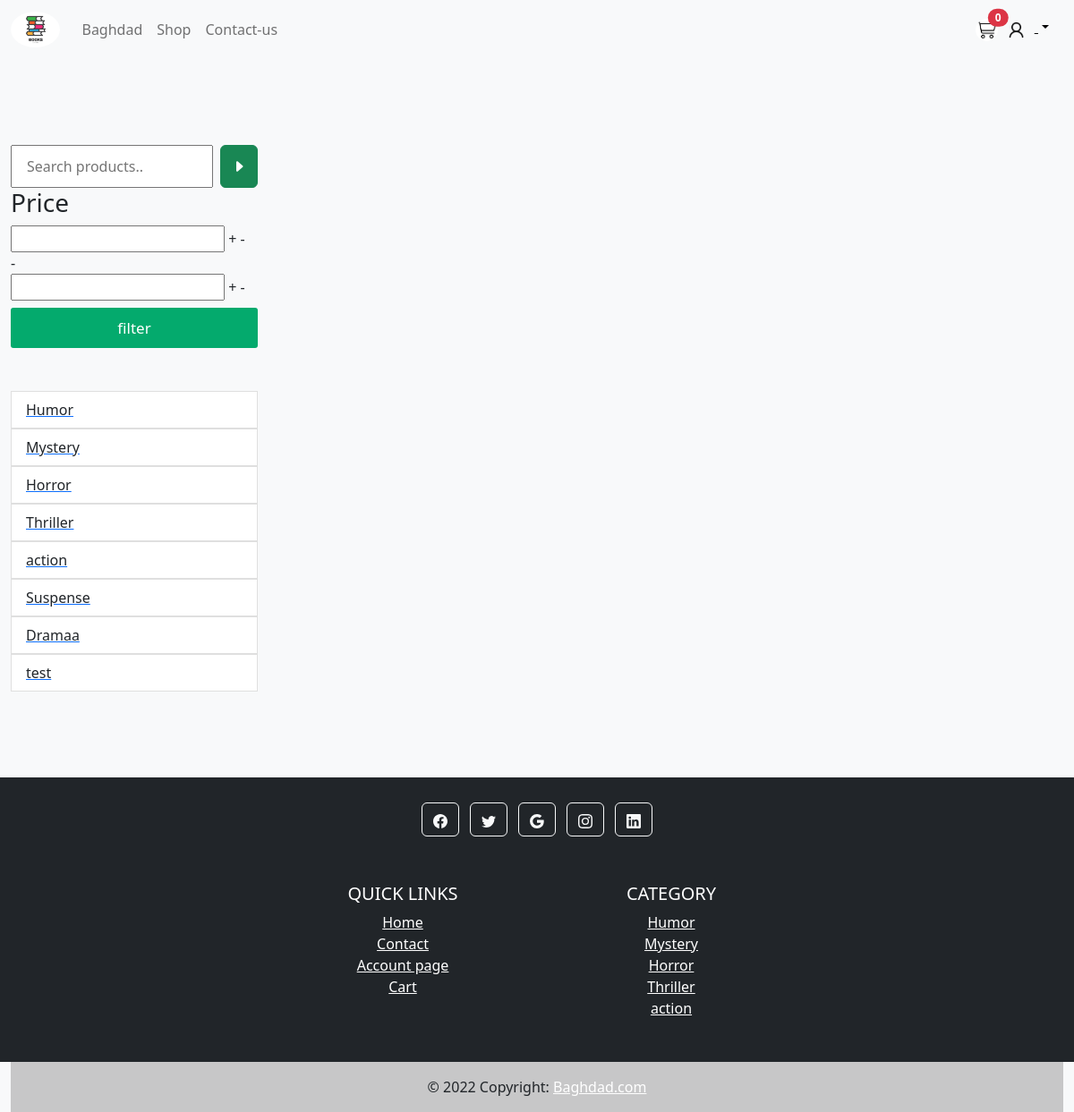
The page /price_filter.php on the database its author committed.
### tables this page shows
CREATE TABLE `category` (
  `id` int(11) NOT NULL,
  `category_name` varchar(255) NOT NULL
);

### price_filter.php (the view, shortened to what this page needs)
<!DOCTYPE html>
<html lang="en">
<head>
    <link rel="stylesheet" href="./style.css">
    <link rel="stylesheet" href="./includes/bootstrap-5.2.1-dist/css/bootstrap.min.css">
    <link rel="stylesheet" href="https://cdn.jsdelivr.net/npm/bootstrap-icons@1.9.1/font/bootstrap-icons.css">
    <link rel="stylesheet" href="http://code.jquery.com/ui/1.12.1/themes/base/jquery-ui.css">
</head>
<body>
    <header>
        <nav class="navbar navbar-expand-lg navbar-light bg-light text-black">
            <div class="container-fluid">
                <div class="collapse navbar-collapse " id="navbarSupportedContent">
                    <a class="navbar-brand mt-2 mt-lg-0" href="index.php">
                        <img class="rounded-circle" height="40" src="./image/bookstore.png" height="15" alt="book Logo" loading="lazy" />
                    </a>
                    <ul class="navbar-nav me-auto mb-2 mb-lg-0">
                        <li class="nav-item">
                            <a class="nav-link" href="index.php">Baghdad</a>
                        </li>
                        <li class="nav-item">
                            <a class="nav-link" href="store.php">Shop</a>
                        </li>
                        <li class="nav-item">
                            <a class="nav-link" href="contact.php">Contact-us</a>
                        </li>
                    </ul>
                </div>
                <div class="d-flex align-items-center">
                    <div class=" position-relative mr-3">
                        <a href="./cart.php"><img class="rounded-circle" height="25" src="./image/icon.png" /> </a>
                        <span class="position-absolute top-0 start-100 translate-middle badge rounded-pill bg-danger">
                            <?php
                            if (isset($_SESSION['cart'])) {
                                echo count($_SESSION['cart']);
                            } else {
                                echo 0;
                            }
                            ?>
                        </span>
                    </div>
                    <a class="text-reset me-3 dropdown-toggle hidden-arrow" href="#" id="navbarDropdownMenuLink" role="button" data-mdb-toggle="dropdown" aria-expanded="false">
                        <span class="badge rounded-pill badge-notification "><img class="rounded-circle" height="25" src="./image/user.png"> </span>
                    </a>
                </div>
            </div>
        </nav>
    </header>
    <div class="container-fluid bg-light">
        <div class="row pt-5 products-grid ">
            <div class=" col-md-3 filter">
                <div class="row g-0 mt-5">
                    <div class="col-12 ">
                        <form action="./search.php" method="get" class="d-flex gap-2 ">
                            <input type="text" name="search" id="" placeholder="Search products.." class="w-100">
                            <button type="submit" class="btn btn-success">
                                <i class="bi bi-caret-right-fill"></i>
                            </button>
                        </form>
                    </div>
                    <div class="aside">
                        <h3 class="aside-title">Price</h3>
                        <div class="price-filter">
                            <div class="input-number price-min">
                                <form action="./price_filter.php" method="get">
                                    <input id="price-min" type="number" name="minPrice">
                                    <span class="qty-up">+</span>
                                    <span class="qty-down">-</span>
                            </div>
                            <span>-</span>
                            <div class="input-number price-max">
                                <input id="price-max" type="number" name="maxPrice">
                                <span class="qty-up">+</span>
                                <span class="qty-down">-</span>
                            </div>
                            <button class="search-btn cart-btn w-100 mt-2" type="submit" name="price">filter</button>
                        </div>
                    </div>
                    <?php include "./includes/category_widget.php"; ?>
                </div>
            </div>
            <div class="col-8 mt-5">
            </div>
            <footer class="bg-dark text-center text-white mt-5">
                <div class="container p-4">
                    <section class="mb-4">
                        <a class="btn btn-outline-light btn-floating m-1" href="https://www.facebook.com/" role="button"><i class="fab fa-facebook-f"></i></a>
                        <a class="btn btn-outline-light btn-floating m-1" href="https://twitter.com/" role="button"><i class="fab fa-twitter"></i></a>
                        <a class="btn btn-outline-light btn-floating m-1" href="https://www.google.com/" role="button"><i class="fab fa-google"></i></a>
                        <a class="btn btn-outline-light btn-floating m-1" href="https://www.instagram.com/" role="button"><i class="fab fa-instagram"></i></a>
                        <a class="btn btn-outline-light btn-floating m-1" href="https://www.linkedin.com/" role="button"><i class="fab fa-linkedin-in"></i></a>
                    </section>
                </div>
                <section class="">
                    <div class="row justify-content-center">
                        <div class="col-lg-3 col-md-6 mb-4 mb-md-0">
                            <h5 class="text-uppercase">Quick Links</h5>
                            <ul class="list-unstyled mb-0">
                                <li>
                                    <a href="index.php" class="text-white">Home</a>
                                </li>
                                <li>
                                    <a href="contact.php" class="text-white">Contact</a>
                                </li>
                                <li>
                                    <a href="account-page.php" class="text-white">Account page</a>
                                </li>
                                <li>
                                    <a href="cart.php" class="text-white">Cart</a>
                                </li>
                            </ul>
                        </div>
                        <div class="col-lg-3 col-md-6 mb-4 mb-md-0">
                            <h5 class="text-uppercase">Category</h5>
                            <?php
                            $sql = "SELECT id,category_name FROM category limit 5";
                            $result = $conn->query($sql);
                            if ($result->num_rows > 0) {
                            ?>
                                <div class="col-12 pb-5">
                                    <ul class="list-unstyled mb-0">
                                        <?php
                                        while ($row = $result->fetch_assoc()) {
                                        ?>
                                            <li>
                                                <a href="./category.php?category_name=<?php echo $row['category_name']; ?>" class="text-white"><?php echo $row['category_name'] ?></a>
                                            </li>
                                    <?php
                                        }
                                    } else {
                                        echo "0 results";
                                    }
                                    ?>
                                </div>
                        </div>
                    </div>
                </section>
        </div>
        <div class="text-center p-3" style="background-color: rgba(0, 0, 0, 0.2);">
            © 2022 Copyright:
            <a class="text-white" href="https://mdbootstrap.com/">Baghdad.com</a>
        </div>
</body>

### includes/category_widget.php
<?php
include "./includes/dbcon.php";
$sql = "SELECT id,category_name FROM category";
$result = $conn->query($sql);
if ($result->num_rows > 0) {
    ?>
<div class="col-12 mt-5 pb-5">
<ul class="list-group list-group-flush">
    <?php
    while ($row = $result->fetch_assoc()) {
?>
    <a href="./category.php?category_name=<?php echo $row['category_name']; ?>">
        <li class="list-group-item"><?php echo $row['category_name'] ?></li>
    </a>
<?php
    }
} else {
    echo "0 results";
}
?>
   </div>

### style.css (style rules this page uses)
.cart-btn { background-color: #04AA6D; color: white; text-align: center; border: none; padding-top: 10px; border-radius: 3px; cursor: pointer; font-size: 17px; padding-left: 16px; padding-right: 16px; padding-bottom: 10px; }
input[type="text"] { padding-top: 10px; padding-bottom: 10px; padding-left: 16px; padding-right: 16px; }

### rows shown on the page
category: category_name "Humor"
category: category_name "Mystery"
category: category_name "Horror"
category: category_name "Thriller"
category: category_name "action"
category: category_name "Suspense"
category: category_name "Dramaa"
category: category_name "test"
